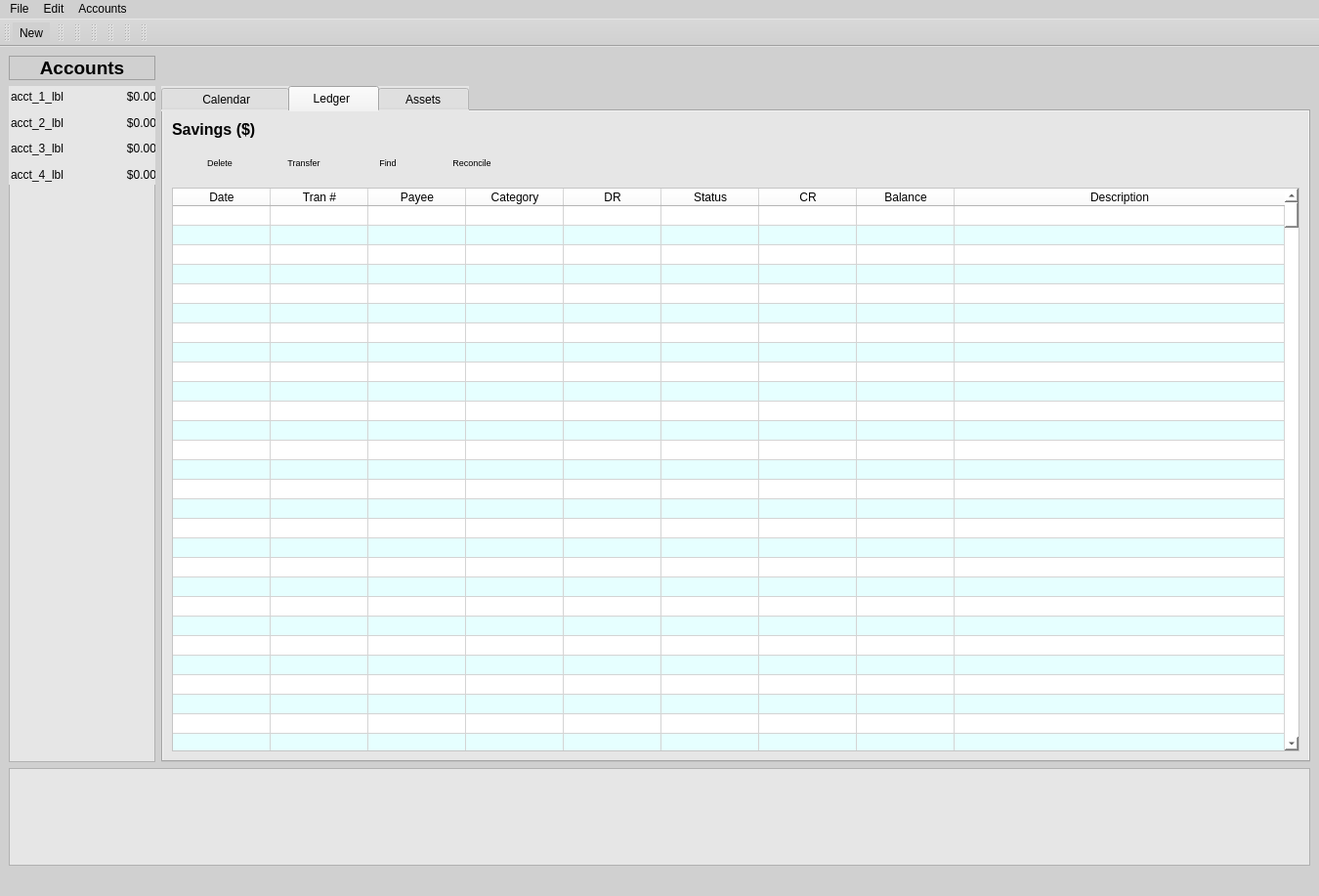
<?xml version="1.0" encoding="UTF-8"?>
<ui version="4.0">
 <class>MainWindow</class>
 <widget class="QMainWindow" name="MainWindow">
  <property name="geometry">
   <rect>
    <x>0</x>
    <y>0</y>
    <width>1350</width>
    <height>917</height>
   </rect>
  </property>
  <property name="windowTitle">
   <string>Campbell's Banking System</string>
  </property>
  <property name="styleSheet">
   <string notr="true">background-color: rgb(208, 208, 208);</string>
  </property>
  <widget class="QWidget" name="centralwidget">
   <property name="layoutDirection">
    <enum>Qt::LeftToRight</enum>
   </property>
   <layout class="QGridLayout" name="gridLayout_2">
    <item row="2" column="0">
     <widget class="QFrame" name="acountsframe">
      <property name="sizePolicy">
       <sizepolicy hsizetype="Fixed" vsizetype="Preferred">
        <horstretch>0</horstretch>
        <verstretch>0</verstretch>
       </sizepolicy>
      </property>
      <property name="minimumSize">
       <size>
        <width>150</width>
        <height>0</height>
       </size>
      </property>
      <property name="styleSheet">
       <string notr="true">background-color: rgb(230, 230, 230);</string>
      </property>
      <property name="frameShape">
       <enum>QFrame::StyledPanel</enum>
      </property>
      <property name="frameShadow">
       <enum>QFrame::Raised</enum>
      </property>
      <widget class="QWidget" name="gridLayoutWidget">
       <property name="geometry">
        <rect>
         <x>0</x>
         <y>0</y>
         <width>151</width>
         <height>101</height>
        </rect>
       </property>
       <layout class="QGridLayout" name="gridLayout">
        <item row="2" column="1">
         <widget class="QLabel" name="acct_3_bal">
          <property name="text">
           <string>$0.00</string>
          </property>
          <property name="alignment">
           <set>Qt::AlignRight|Qt::AlignTrailing|Qt::AlignVCenter</set>
          </property>
          <property name="indent">
           <number>0</number>
          </property>
         </widget>
        </item>
        <item row="0" column="1">
         <widget class="QLabel" name="acct_1_bal">
          <property name="text">
           <string>$0.00</string>
          </property>
          <property name="alignment">
           <set>Qt::AlignRight|Qt::AlignTrailing|Qt::AlignVCenter</set>
          </property>
          <property name="indent">
           <number>0</number>
          </property>
         </widget>
        </item>
        <item row="3" column="1">
         <widget class="QLabel" name="acct_4_bal">
          <property name="text">
           <string>$0.00</string>
          </property>
          <property name="alignment">
           <set>Qt::AlignRight|Qt::AlignTrailing|Qt::AlignVCenter</set>
          </property>
          <property name="indent">
           <number>0</number>
          </property>
         </widget>
        </item>
        <item row="1" column="0">
         <widget class="QLabel" name="acct_2_lbl">
          <property name="text">
           <string>acct_2_lbl</string>
          </property>
          <property name="indent">
           <number>2</number>
          </property>
         </widget>
        </item>
        <item row="2" column="0">
         <widget class="QLabel" name="acct_3_lbl">
          <property name="enabled">
           <bool>true</bool>
          </property>
          <property name="text">
           <string>acct_3_lbl</string>
          </property>
          <property name="indent">
           <number>2</number>
          </property>
         </widget>
        </item>
        <item row="0" column="0">
         <widget class="QLabel" name="acct_1_lbl">
          <property name="text">
           <string>acct_1_lbl</string>
          </property>
          <property name="indent">
           <number>2</number>
          </property>
         </widget>
        </item>
        <item row="1" column="1">
         <widget class="QLabel" name="acct_2_bal">
          <property name="text">
           <string>$0.00</string>
          </property>
          <property name="alignment">
           <set>Qt::AlignRight|Qt::AlignTrailing|Qt::AlignVCenter</set>
          </property>
          <property name="indent">
           <number>0</number>
          </property>
         </widget>
        </item>
        <item row="3" column="0">
         <widget class="QLabel" name="acct_4_lbl">
          <property name="text">
           <string>acct_4_lbl</string>
          </property>
          <property name="indent">
           <number>2</number>
          </property>
         </widget>
        </item>
       </layout>
      </widget>
     </widget>
    </item>
    <item row="0" column="0">
     <widget class="QLabel" name="Accountslbl">
      <property name="font">
       <font>
        <family>Arial</family>
        <pointsize>14</pointsize>
        <weight>75</weight>
        <bold>true</bold>
       </font>
      </property>
      <property name="frameShape">
       <enum>QFrame::StyledPanel</enum>
      </property>
      <property name="text">
       <string>Accounts</string>
      </property>
      <property name="alignment">
       <set>Qt::AlignCenter</set>
      </property>
     </widget>
    </item>
    <item row="2" column="1">
     <widget class="QTabWidget" name="ledger_tab_2">
      <property name="sizePolicy">
       <sizepolicy hsizetype="Expanding" vsizetype="Expanding">
        <horstretch>0</horstretch>
        <verstretch>0</verstretch>
       </sizepolicy>
      </property>
      <property name="autoFillBackground">
       <bool>false</bool>
      </property>
      <property name="styleSheet">
       <string notr="true">background-color: rgb(230, 230, 230);

</string>
      </property>
      <property name="tabShape">
       <enum>QTabWidget::Rounded</enum>
      </property>
      <property name="currentIndex">
       <number>1</number>
      </property>
      <property name="iconSize">
       <size>
        <width>16</width>
        <height>16</height>
       </size>
      </property>
      <property name="movable">
       <bool>true</bool>
      </property>
      <widget class="QWidget" name="tab">
       <attribute name="title">
        <string>         Calendar        </string>
       </attribute>
       <layout class="QHBoxLayout" name="horizontalLayout">
        <item>
         <widget class="QCalendarWidget" name="calendarWidget"/>
        </item>
       </layout>
      </widget>
      <widget class="QWidget" name="ledger_tab">
       <attribute name="title">
        <string>    Ledger     </string>
       </attribute>
       <layout class="QVBoxLayout" name="verticalLayout_2">
        <item>
         <widget class="QLabel" name="label">
          <property name="sizePolicy">
           <sizepolicy hsizetype="Preferred" vsizetype="Fixed">
            <horstretch>0</horstretch>
            <verstretch>0</verstretch>
           </sizepolicy>
          </property>
          <property name="font">
           <font>
            <family>Arial</family>
            <pointsize>12</pointsize>
            <weight>75</weight>
            <bold>true</bold>
           </font>
          </property>
          <property name="text">
           <string>Savings ($)</string>
          </property>
         </widget>
        </item>
        <item>
         <widget class="QWidget" name="widget" native="true">
          <property name="sizePolicy">
           <sizepolicy hsizetype="Preferred" vsizetype="Fixed">
            <horstretch>0</horstretch>
            <verstretch>0</verstretch>
           </sizepolicy>
          </property>
          <layout class="QHBoxLayout" name="horizontalLayout_2">
           <item>
            <widget class="QPushButton" name="pushButton">
             <property name="font">
              <font>
               <pointsize>7</pointsize>
              </font>
             </property>
             <property name="text">
              <string>Delete</string>
             </property>
             <property name="flat">
              <bool>true</bool>
             </property>
            </widget>
           </item>
           <item>
            <widget class="QPushButton" name="pushButton_3">
             <property name="font">
              <font>
               <pointsize>7</pointsize>
              </font>
             </property>
             <property name="text">
              <string>Transfer</string>
             </property>
             <property name="flat">
              <bool>true</bool>
             </property>
            </widget>
           </item>
           <item>
            <widget class="QPushButton" name="pushButton_2">
             <property name="font">
              <font>
               <pointsize>7</pointsize>
              </font>
             </property>
             <property name="text">
              <string>Find</string>
             </property>
             <property name="flat">
              <bool>true</bool>
             </property>
            </widget>
           </item>
           <item>
            <widget class="QPushButton" name="pushButton_4">
             <property name="font">
              <font>
               <pointsize>7</pointsize>
              </font>
             </property>
             <property name="text">
              <string>Reconcile</string>
             </property>
             <property name="flat">
              <bool>true</bool>
             </property>
            </widget>
           </item>
           <item>
            <spacer name="horizontalSpacer">
             <property name="orientation">
              <enum>Qt::Horizontal</enum>
             </property>
             <property name="sizeHint" stdset="0">
              <size>
               <width>40</width>
               <height>20</height>
              </size>
             </property>
            </spacer>
           </item>
          </layout>
         </widget>
        </item>
        <item>
         <widget class="QTableWidget" name="tableWidget">
          <property name="sizePolicy">
           <sizepolicy hsizetype="Preferred" vsizetype="Preferred">
            <horstretch>0</horstretch>
            <verstretch>0</verstretch>
           </sizepolicy>
          </property>
          <property name="minimumSize">
           <size>
            <width>500</width>
            <height>400</height>
           </size>
          </property>
          <property name="font">
           <font>
            <family>Arial</family>
            <pointsize>10</pointsize>
           </font>
          </property>
          <property name="cursor" stdset="0">
           <cursorShape>ArrowCursor</cursorShape>
          </property>
          <property name="styleSheet">
           <string notr="true">background-color: rgb(255, 255, 255);
alternate-background-color: rgb(230, 255, 255);</string>
          </property>
          <property name="sizeAdjustPolicy">
           <enum>QAbstractScrollArea::AdjustToContents</enum>
          </property>
          <property name="alternatingRowColors">
           <bool>true</bool>
          </property>
          <property name="rowCount">
           <number>1000</number>
          </property>
          <attribute name="horizontalHeaderCascadingSectionResizes">
           <bool>true</bool>
          </attribute>
          <attribute name="horizontalHeaderStretchLastSection">
           <bool>true</bool>
          </attribute>
          <attribute name="verticalHeaderVisible">
           <bool>false</bool>
          </attribute>
          <attribute name="verticalHeaderMinimumSectionSize">
           <number>0</number>
          </attribute>
          <attribute name="verticalHeaderDefaultSectionSize">
           <number>20</number>
          </attribute>
          <attribute name="verticalHeaderHighlightSections">
           <bool>false</bool>
          </attribute>
          <row/>
          <row/>
          <row/>
          <row/>
          <row/>
          <row/>
          <row/>
          <row/>
          <row/>
          <row/>
          <row/>
          <row/>
          <row/>
          <row/>
          <row/>
          <row/>
          <row/>
          <row/>
          <row/>
          <row/>
          <row/>
          <row/>
          <row/>
          <row/>
          <row/>
          <row/>
          <row/>
          <row/>
          <row/>
          <row/>
          <row/>
          <row/>
          <row/>
          <row/>
          <row/>
          <row/>
          <row/>
          <row/>
          <row/>
          <row/>
          <row/>
          <row/>
          <row/>
          <row/>
          <row/>
          <row/>
          <row/>
          <row/>
          <row/>
          <row/>
          <row/>
          <row/>
          <row/>
          <row/>
          <row/>
          <row/>
          <row/>
          <row/>
          <row/>
          <row/>
          <row/>
          <row/>
          <row/>
          <row/>
          <row/>
          <row/>
          <row/>
          <row/>
          <row/>
          <row/>
          <row/>
          <row/>
          <row/>
          <row/>
          <row/>
          <row/>
          <row/>
          <row/>
          <row/>
          <row/>
          <row/>
          <row/>
          <row/>
          <row/>
          <row/>
          <row/>
          <row/>
          <row/>
          <row/>
          <row/>
          <row/>
          <row/>
          <row/>
          <row/>
          <row/>
          <row/>
          <row/>
          <row/>
          <row/>
          <row/>
          <row/>
          <row/>
          <row/>
          <row/>
          <row/>
          <row/>
          <row/>
          <row/>
          <row/>
          <row/>
          <row/>
          <row/>
          <row/>
          <row/>
          <row/>
          <row/>
          <row/>
          <row/>
          <row/>
          <row/>
          <row/>
          <row/>
          <row/>
          <row/>
          <row/>
          <row/>
          <row/>
          <row/>
          <row/>
          <row/>
          <row/>
          <row/>
          <row/>
          <row/>
          <row/>
          <row/>
          <row/>
          <row/>
          <row/>
          <row/>
          <row/>
          <row/>
          <row/>
          <row/>
          <row/>
          <row/>
          <row/>
          <row/>
          <row/>
          <row/>
          <row/>
          <row/>
          <row/>
          <row/>
          <row/>
          <row/>
          <row/>
          <row/>
          <row/>
          <row/>
          <row/>
          <row/>
          <row/>
          <row/>
          <row/>
          <row/>
          <row/>
          <row/>
          <row/>
          <row/>
          <row/>
          <row/>
          <row/>
          <row/>
          <row/>
          <row/>
          <row/>
          <row/>
          <row/>
          <row/>
          <row/>
          <row/>
          <row/>
          <row/>
          <row/>
          <row/>
          <row/>
          <row/>
          <row/>
          <row/>
          <row/>
          <row/>
          <row/>
          <row/>
          <row/>
          <row/>
          <row/>
          <row/>
          <row/>
          <row/>
          <row/>
          <row/>
          <row/>
          <row/>
          <row/>
          <row/>
          <row/>
          <row/>
          <row/>
          <row/>
          <row/>
          <row/>
          <row/>
          <row/>
          <row/>
          <row/>
          <row/>
          <row/>
          <row/>
          <row/>
          <row/>
          <row/>
          <row/>
          <row/>
          <row/>
          <row/>
          <row/>
          <row/>
          <row/>
          <row/>
          <row/>
          <row/>
          <row/>
          <row/>
          <row/>
          <row/>
          <row/>
          <row/>
          <row/>
          <row/>
          <row/>
          <row/>
          <row/>
          <row/>
          <row/>
          <row/>
          <row/>
          <row/>
          <row/>
          <row/>
          <row/>
          <row/>
          <row/>
          <row/>
          <row/>
          <row/>
          <row/>
          <row/>
          <row/>
          <row/>
          <row/>
          <row/>
          <row/>
          <row/>
          <row/>
          <row/>
          <row/>
          <row/>
          <row/>
          <row/>
          <row/>
          <row/>
          <row/>
          <row/>
          <row/>
          <row/>
          <row/>
          <row/>
          <row/>
          <row/>
          <row/>
          <row/>
          <row/>
          <row/>
          <row/>
          <row/>
          <row/>
          <row/>
          <row/>
          <row/>
          <row/>
          <row/>
          <row/>
          <row/>
          <row/>
          <row/>
          <row/>
          <row/>
          <row/>
          <row/>
          <row/>
          <row/>
          <row/>
          <row/>
          <row/>
          <row/>
          <row/>
          <row/>
          <row/>
          <row/>
          <row/>
          <row/>
          <row/>
          <row/>
          <row/>
          <row/>
          <row/>
          <row/>
          <row/>
          <row/>
          <row/>
          <row/>
          <row/>
          <row/>
          <row/>
          <row/>
          <row/>
          <row/>
          <row/>
          <row/>
          <row/>
          <row/>
          <row/>
          <row/>
          <row/>
          <row/>
          <row/>
          <row/>
          <row/>
          <row/>
          <row/>
          <row/>
          <row/>
          <row/>
          <row/>
          <row/>
          <row/>
          <row/>
          <row/>
          <row/>
          <row/>
          <row/>
          <row/>
          <row/>
          <row/>
          <row/>
          <row/>
          <row/>
          <row/>
          <row/>
          <row/>
          <row/>
          <row/>
          <row/>
          <row/>
          <row/>
          <row/>
          <row/>
          <row/>
          <row/>
          <row/>
          <row/>
          <row/>
          <row/>
          <row/>
          <row/>
          <row/>
          <row/>
          <row/>
          <row/>
          <row/>
          <row/>
          <row/>
          <row/>
          <row/>
          <row/>
          <row/>
          <row/>
          <row/>
          <row/>
          <row/>
          <row/>
          <row/>
          <row/>
          <row/>
          <row/>
          <row/>
          <row/>
          <row/>
          <row/>
          <row/>
          <row/>
          <row/>
          <row/>
          <row/>
          <row/>
          <row/>
          <row/>
          <row/>
          <row/>
          <row/>
          <row/>
          <row/>
          <row/>
          <row/>
          <row/>
          <row/>
          <row/>
          <row/>
          <row/>
          <row/>
          <row/>
          <row/>
          <row/>
          <row/>
          <row/>
          <row/>
          <row/>
          <row/>
          <row/>
          <row/>
          <row/>
          <row/>
          <row/>
          <row/>
          <row/>
          <row/>
          <row/>
          <row/>
          <row/>
          <row/>
          <row/>
          <row/>
          <row/>
          <row/>
          <row/>
          <row/>
          <row/>
          <row/>
          <row/>
          <row/>
          <row/>
          <row/>
          <row/>
          <row/>
          <row/>
          <row/>
          <row/>
          <row/>
          <row/>
          <row/>
          <row/>
          <row/>
          <row/>
          <row/>
          <row/>
          <row/>
          <row/>
          <row/>
          <row/>
          <row/>
          <row/>
          <row/>
          <row/>
          <row/>
          <row/>
          <row/>
          <row/>
          <row/>
          <row/>
          <row/>
          <row/>
          <row/>
          <row/>
          <row/>
          <row/>
          <row/>
          <row/>
          <row/>
          <row/>
          <row/>
          <row/>
          <row/>
          <row/>
          <row/>
          <row/>
          <row/>
          <row/>
          <row/>
          <row/>
          <row/>
          <row/>
          <row/>
          <row/>
          <row/>
          <row/>
          <row/>
          <row/>
          <row/>
          <row/>
          <row/>
          <row/>
          <row/>
          <row/>
          <row/>
          <row/>
          <row/>
          <row/>
          <row/>
          <row/>
          <row/>
          <row/>
          <row/>
          <row/>
          <row/>
          <row/>
          <row/>
          <row/>
          <row/>
          <row/>
          <row/>
          <row/>
          <row/>
          <row/>
          <row/>
          <row/>
          <row/>
          <row/>
          <row/>
          <row/>
          <row/>
          <row/>
          <row/>
          <row/>
          <row/>
          <row/>
          <row/>
          <row/>
          <row/>
          <row/>
          <row/>
          <row/>
          <row/>
          <row/>
          <row/>
          <row/>
          <row/>
          <row/>
          <row/>
          <row/>
          <row/>
          <row/>
          <row/>
          <row/>
          <row/>
          <row/>
          <row/>
          <row/>
          <row/>
          <row/>
          <row/>
          <row/>
          <row/>
          <row/>
          <row/>
          <row/>
          <row/>
          <row/>
          <row/>
          <row/>
          <row/>
          <row/>
          <row/>
          <row/>
          <row/>
          <row/>
          <row/>
          <row/>
          <row/>
          <row/>
          <row/>
          <row/>
          <row/>
          <row/>
          <row/>
          <row/>
          <row/>
          <row/>
          <row/>
          <row/>
          <row/>
          <row/>
          <row/>
          <row/>
          <row/>
          <row/>
          <row/>
          <row/>
          <row/>
          <row/>
          <row/>
          <row/>
          <row/>
          <row/>
          <row/>
          <row/>
          <row/>
          <row/>
          <row/>
          <row/>
          <row/>
          <row/>
          <row/>
          <row/>
          <row/>
          <row/>
          <row/>
          <row/>
          <row/>
          <row/>
          <row/>
          <row/>
          <row/>
          <row/>
          <row/>
          <row/>
          <row/>
          <row/>
          <row/>
          <row/>
          <row/>
          <row/>
          <row/>
          <row/>
          <row/>
          <row/>
          <row/>
          <row/>
          <row/>
          <row/>
          <row/>
          <row/>
          <row/>
          <row/>
          <row/>
          <row/>
          <row/>
          <row/>
          <row/>
          <row/>
          <row/>
          <row/>
          <row/>
          <row/>
          <row/>
          <row/>
          <row/>
          <row/>
          <row/>
          <row/>
          <row/>
          <row/>
          <row/>
          <row/>
          <row/>
          <row/>
          <row/>
          <row/>
          <row/>
          <row/>
          <row/>
          <row/>
          <row/>
          <row/>
          <row/>
          <row/>
          <row/>
          <row/>
          <row/>
          <row/>
          <row/>
          <row/>
          <row/>
          <row/>
          <row/>
          <row/>
          <row/>
          <row/>
          <row/>
          <row/>
          <row/>
          <row/>
          <row/>
          <row/>
          <row/>
          <row/>
          <row/>
          <row/>
          <row/>
          <row/>
          <row/>
          <row/>
          <row/>
          <row/>
          <row/>
          <row/>
          <row/>
          <row/>
          <row/>
          <row/>
          <row/>
          <row/>
          <row/>
          <row/>
          <row/>
          <row/>
          <row/>
          <row/>
          <row/>
          <row/>
          <row/>
          <row/>
          <row/>
          <row/>
          <row/>
          <row/>
          <row/>
          <row/>
          <row/>
          <row/>
          <row/>
          <row/>
          <row/>
          <row/>
          <row/>
          <row/>
          <row/>
          <row/>
          <row/>
          <row/>
          <row/>
          <row/>
          <row/>
          <row/>
          <row/>
          <row/>
          <row/>
          <row/>
          <row/>
          <row/>
          <row/>
          <row/>
          <row/>
          <row/>
          <row/>
          <row/>
          <row/>
          <row/>
          <row/>
          <row/>
          <row/>
          <row/>
          <row/>
          <row/>
          <row/>
          <row/>
          <row/>
          <row/>
          <row/>
          <row/>
          <row/>
          <row/>
          <row/>
          <row/>
          <row/>
          <row/>
          <row/>
          <row/>
          <row/>
          <row/>
          <row/>
          <row/>
          <row/>
          <row/>
          <row/>
          <row/>
          <row/>
          <row/>
          <row/>
          <row/>
          <row/>
          <row/>
          <row/>
          <row/>
          <row/>
          <row/>
          <row/>
          <row/>
          <row/>
          <row/>
          <row/>
          <row/>
          <row/>
          <row/>
          <row/>
          <row/>
          <row/>
          <row/>
          <row/>
          <row/>
          <row/>
          <row/>
          <row/>
          <row/>
          <row/>
          <row/>
          <row/>
          <row/>
          <row/>
          <row/>
          <row/>
          <row/>
          <row/>
          <row/>
          <row/>
          <row/>
          <row/>
          <row/>
          <row/>
          <row/>
          <row/>
          <row/>
          <row/>
          <row/>
          <row/>
          <row/>
          <row/>
          <row/>
          <row/>
          <row/>
          <row/>
          <row/>
          <row/>
          <row/>
          <row/>
          <row/>
          <row/>
          <row/>
          <row/>
          <row/>
          <row/>
          <row/>
          <row/>
          <row/>
          <row/>
          <row/>
          <row/>
          <row/>
          <row/>
          <row/>
          <row/>
          <row/>
          <row/>
          <row/>
          <row/>
          <row/>
          <row/>
          <row/>
          <row/>
          <row/>
          <row/>
          <row/>
          <row/>
          <row/>
          <row/>
          <row/>
          <row/>
          <row/>
          <row/>
          <row/>
          <row/>
          <row/>
          <row/>
          <row/>
          <row/>
          <row/>
          <row/>
          <row/>
          <row/>
          <row/>
          <row/>
          <row/>
          <row/>
          <row/>
          <row/>
          <row/>
          <row/>
          <row/>
          <row/>
          <row/>
          <row/>
          <row/>
          <row/>
          <row/>
          <row/>
          <row/>
          <row/>
          <row/>
          <row/>
          <row/>
          <row/>
          <row/>
          <row/>
          <row/>
          <row/>
          <row/>
          <row/>
          <row/>
          <row/>
          <row/>
          <row/>
          <row/>
          <row/>
          <row/>
          <row/>
          <row/>
          <row/>
          <row/>
          <row/>
          <row/>
          <row/>
          <row/>
          <row/>
          <row/>
          <row/>
          <row/>
          <row/>
          <row/>
          <row/>
          <row/>
          <row/>
          <row/>
          <row/>
          <row/>
          <row/>
          <row/>
          <row/>
          <row/>
          <row/>
          <row/>
          <row/>
          <row/>
          <row/>
          <row/>
          <row/>
          <row/>
          <row/>
          <row/>
          <row/>
          <row/>
          <row/>
          <row/>
          <row/>
          <row/>
          <row/>
          <row/>
          <row/>
          <row/>
          <row/>
          <row/>
          <row/>
          <row/>
          <row/>
          <row/>
          <row/>
          <row/>
          <row/>
          <row/>
          <row/>
          <row/>
          <row/>
          <row/>
          <row/>
          <row/>
          <row/>
          <row/>
          <row/>
          <row/>
          <row/>
          <row/>
          <column>
           <property name="text">
            <string>Date</string>
           </property>
          </column>
          <column>
           <property name="text">
            <string>Tran #</string>
           </property>
          </column>
          <column>
           <property name="text">
            <string>Payee</string>
           </property>
          </column>
          <column>
           <property name="text">
            <string>Category</string>
           </property>
          </column>
          <column>
           <property name="text">
            <string>DR</string>
           </property>
          </column>
          <column>
           <property name="text">
            <string>Status</string>
           </property>
          </column>
          <column>
           <property name="text">
            <string>CR</string>
           </property>
          </column>
          <column>
           <property name="text">
            <string>Balance</string>
           </property>
          </column>
          <column>
           <property name="text">
            <string>Description</string>
           </property>
          </column>
         </widget>
        </item>
       </layout>
      </widget>
      <widget class="QWidget" name="asset_tab">
       <attribute name="title">
        <string>     Assets     </string>
       </attribute>
       <widget class="QFrame" name="assetFrame">
        <property name="geometry">
         <rect>
          <x>140</x>
          <y>10</y>
          <width>1171</width>
          <height>821</height>
         </rect>
        </property>
        <property name="autoFillBackground">
         <bool>false</bool>
        </property>
        <property name="frameShape">
         <enum>QFrame::StyledPanel</enum>
        </property>
        <property name="frameShadow">
         <enum>QFrame::Raised</enum>
        </property>
        <property name="lineWidth">
         <number>3</number>
        </property>
       </widget>
      </widget>
     </widget>
    </item>
    <item row="3" column="0" colspan="2">
     <widget class="QFrame" name="frame">
      <property name="sizePolicy">
       <sizepolicy hsizetype="Preferred" vsizetype="Fixed">
        <horstretch>0</horstretch>
        <verstretch>0</verstretch>
       </sizepolicy>
      </property>
      <property name="minimumSize">
       <size>
        <width>0</width>
        <height>100</height>
       </size>
      </property>
      <property name="styleSheet">
       <string notr="true">background-color: rgb(230, 230, 230);</string>
      </property>
      <property name="frameShape">
       <enum>QFrame::StyledPanel</enum>
      </property>
      <property name="frameShadow">
       <enum>QFrame::Raised</enum>
      </property>
     </widget>
    </item>
   </layout>
  </widget>
  <widget class="QMenuBar" name="menubar">
   <property name="geometry">
    <rect>
     <x>0</x>
     <y>0</y>
     <width>1350</width>
     <height>20</height>
    </rect>
   </property>
   <widget class="QMenu" name="menuFile">
    <property name="title">
     <string>File</string>
    </property>
    <addaction name="actionNew"/>
    <addaction name="actionOpen"/>
    <addaction name="actionSave"/>
    <addaction name="actionExit"/>
    <addaction name="separator"/>
    <addaction name="actionBackup"/>
    <addaction name="actionRestore_Backup"/>
    <addaction name="separator"/>
    <addaction name="separator"/>
    <addaction name="actionExit_2"/>
   </widget>
   <widget class="QMenu" name="menuEdit">
    <property name="title">
     <string>Edit</string>
    </property>
   </widget>
   <widget class="QMenu" name="menuAccounts">
    <property name="title">
     <string>Accounts</string>
    </property>
    <addaction name="actionopen_add_acct"/>
    <addaction name="account_edit_menu"/>
    <addaction name="actionList_2"/>
   </widget>
   <addaction name="menuFile"/>
   <addaction name="menuEdit"/>
   <addaction name="menuAccounts"/>
  </widget>
  <widget class="QStatusBar" name="statusbar"/>
  <widget class="QToolBar" name="toolBar">
   <property name="windowTitle">
    <string>toolBar</string>
   </property>
   <attribute name="toolBarArea">
    <enum>TopToolBarArea</enum>
   </attribute>
   <attribute name="toolBarBreak">
    <bool>false</bool>
   </attribute>
   <addaction name="actionNew"/>
  </widget>
  <widget class="QToolBar" name="toolBar_2">
   <property name="windowTitle">
    <string>toolBar_2</string>
   </property>
   <attribute name="toolBarArea">
    <enum>TopToolBarArea</enum>
   </attribute>
   <attribute name="toolBarBreak">
    <bool>false</bool>
   </attribute>
  </widget>
  <widget class="QToolBar" name="toolBar_3">
   <property name="windowTitle">
    <string>toolBar_3</string>
   </property>
   <attribute name="toolBarArea">
    <enum>TopToolBarArea</enum>
   </attribute>
   <attribute name="toolBarBreak">
    <bool>false</bool>
   </attribute>
  </widget>
  <widget class="QToolBar" name="toolBar_4">
   <property name="windowTitle">
    <string>toolBar_4</string>
   </property>
   <attribute name="toolBarArea">
    <enum>TopToolBarArea</enum>
   </attribute>
   <attribute name="toolBarBreak">
    <bool>false</bool>
   </attribute>
  </widget>
  <widget class="QToolBar" name="toolBar_5">
   <property name="windowTitle">
    <string>toolBar_5</string>
   </property>
   <attribute name="toolBarArea">
    <enum>TopToolBarArea</enum>
   </attribute>
   <attribute name="toolBarBreak">
    <bool>false</bool>
   </attribute>
  </widget>
  <widget class="QToolBar" name="toolBar_6">
   <property name="windowTitle">
    <string>toolBar_6</string>
   </property>
   <attribute name="toolBarArea">
    <enum>TopToolBarArea</enum>
   </attribute>
   <attribute name="toolBarBreak">
    <bool>false</bool>
   </attribute>
  </widget>
  <widget class="QToolBar" name="toolBar_7">
   <property name="windowTitle">
    <string>toolBar_7</string>
   </property>
   <attribute name="toolBarArea">
    <enum>TopToolBarArea</enum>
   </attribute>
   <attribute name="toolBarBreak">
    <bool>false</bool>
   </attribute>
  </widget>
  <action name="actionNew">
   <property name="icon">
    <iconset>
     <normalon>../resources/icons/download.png</normalon>
    </iconset>
   </property>
   <property name="text">
    <string>New</string>
   </property>
   <property name="toolTip">
    <string>Create new file</string>
   </property>
  </action>
  <action name="actionOpen">
   <property name="text">
    <string>Open</string>
   </property>
  </action>
  <action name="actionSave">
   <property name="text">
    <string>Save</string>
   </property>
  </action>
  <action name="actionExit">
   <property name="text">
    <string>Close</string>
   </property>
  </action>
  <action name="actionExit_2">
   <property name="text">
    <string>Exit</string>
   </property>
  </action>
  <action name="account_edit_menu">
   <property name="text">
    <string>Edit</string>
   </property>
  </action>
  <action name="actionList_2">
   <property name="text">
    <string>List</string>
   </property>
  </action>
  <action name="actionBackup">
   <property name="text">
    <string>Backup</string>
   </property>
  </action>
  <action name="actionRestore_Backup">
   <property name="text">
    <string>Restore Backup</string>
   </property>
  </action>
  <action name="actionopen_add_acct">
   <property name="text">
    <string>Add New Account</string>
   </property>
   <property name="toolTip">
    <string>Open the add new account form</string>
   </property>
  </action>
 </widget>
 <resources>
  <include location="../resources/icons1/images.qrc"/>
 </resources>
 <connections/>
</ui>
